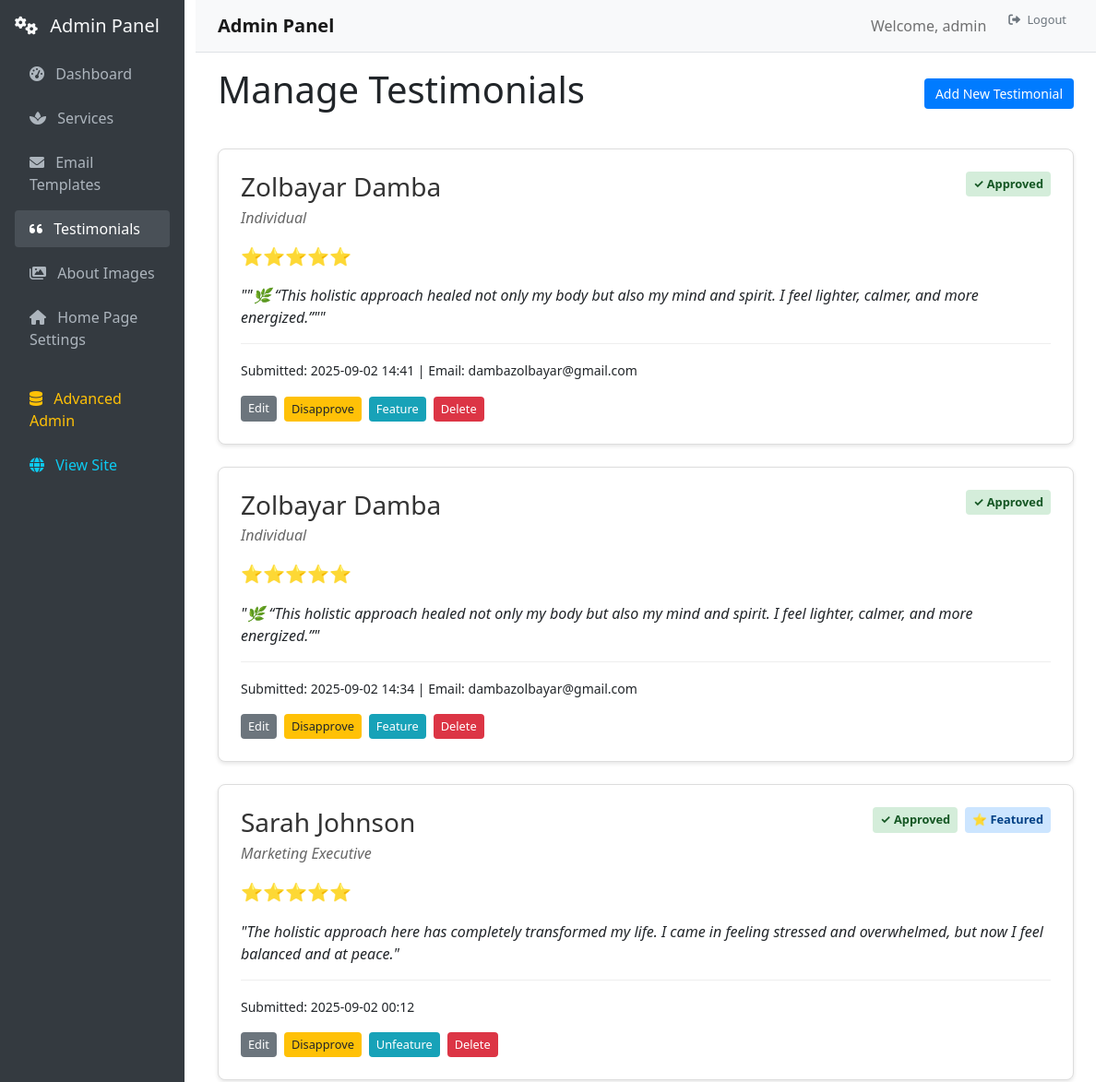
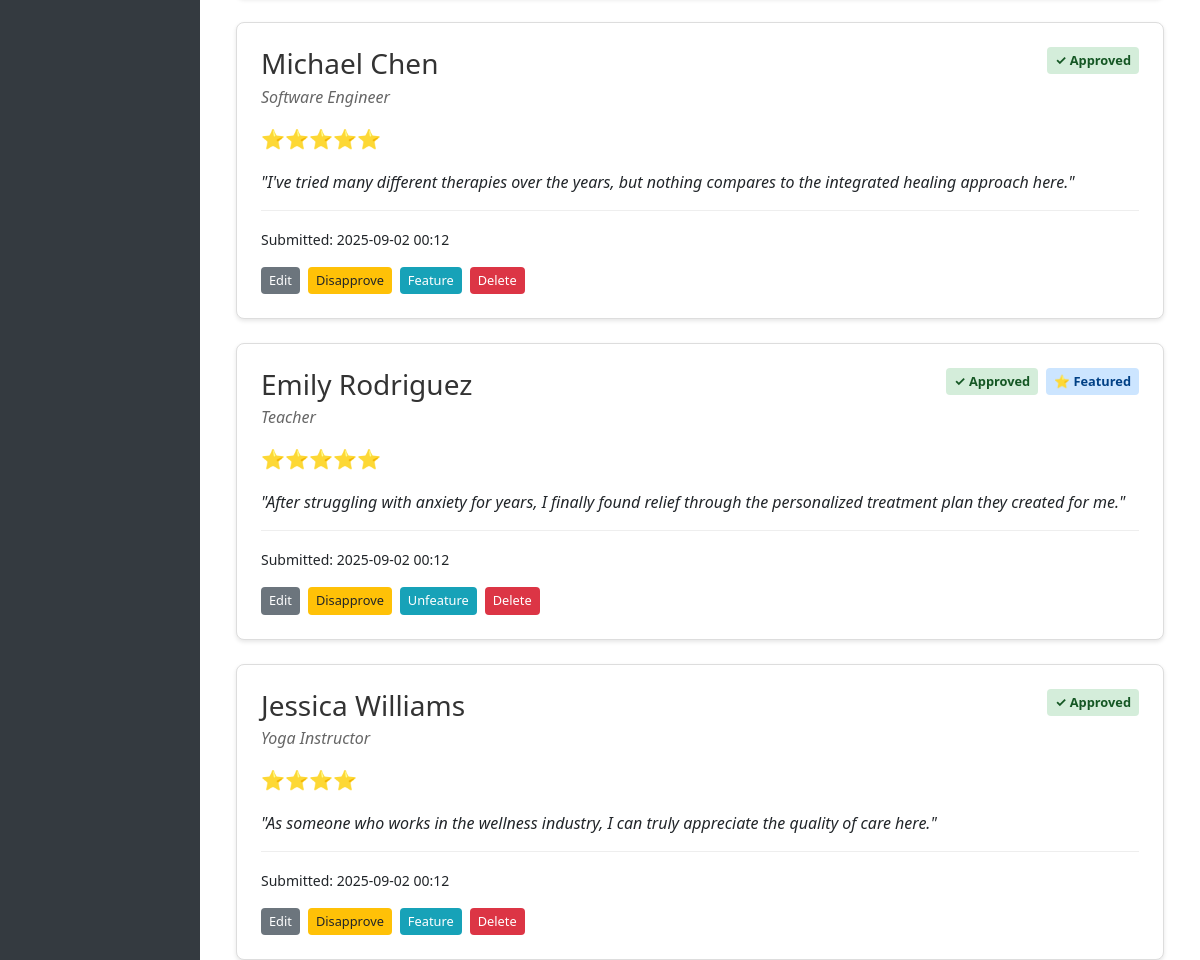
Before: /admin/testimonials (signed in) with the older database file (2 pictures, top to bottom).
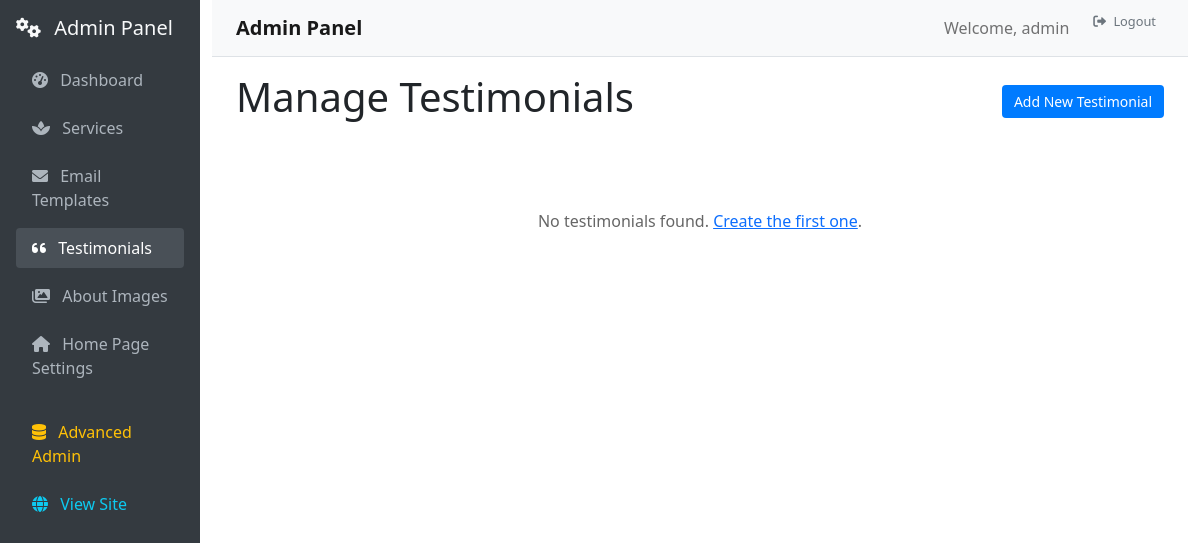
After: the same page with the newer database file.
### db/models.py (models this page shows, shortened)
class User(db.Model, UserMixin):
    __tablename__ = 'users'
    id = db.Column(db.Integer, primary_key=True, autoincrement=True)
    is_paid = db.Column(db.Boolean, default=False)
    username = db.Column(db.String(80), nullable=False, unique=True)
    email = db.Column(db.String(120), nullable=False, unique=True)
    password = db.Column(db.String(128), nullable=False)
    role_id = db.Column(db.Integer, db.ForeignKey('roles.id'), nullable=False)
    role = db.relationship('Role', backref=db.backref('users', lazy=True))
    created_at = db.Column(db.DateTime, default=db.func.now())
    updated_at = db.Column(db.DateTime, default=db.func.now(), onupdate=db.func.now())

class Testimonial(db.Model):
    __tablename__ = "testimonials"
    id = db.Column(db.Integer, primary_key=True)
    client_name = db.Column(db.String(100), nullable=False)
    client_title = db.Column(db.String(100), nullable=True)  # Job title or profession
    testimonial_text = db.Column(db.Text, nullable=False)
    rating = db.Column(db.Integer, nullable=False, default=5)  # 1-5 star rating
    is_approved = db.Column(db.Boolean, default=False, nullable=False)  # Admin approval
    is_featured = db.Column(db.Boolean, default=False, nullable=False)  # Show on homepage
    email = db.Column(db.String(120), nullable=True)  # Optional client email
    created_at = db.Column(db.DateTime, default=db.func.now())
    updated_at = db.Column(db.DateTime, default=db.func.now(), onupdate=db.func.now())
    approved_at = db.Column(db.DateTime, nullable=True)
    approved_by = db.Column(db.Integer, db.ForeignKey('users.id'), nullable=True)
    approver = db.relationship('User', backref=db.backref('approved_testimonials', lazy=True))
    def get_star_display(self):
        return "⭐" * self.rating

### routes/admin.py (the view)
@admin_bp.route('/testimonials')
@admin_required
def admin_testimonials():
    testimonials = Testimonial.query.order_by(Testimonial.created_at.desc()).all()
    return render_template('admin/testimonials.html', testimonials=testimonials)

### app_factory.py (called while the page is built)
def initialize_extensions(app):
    db.init_app(app)
    migrate = Migrate(app, db)
    babel = Babel(app)
    mail = Mail(app)
    app.mail = mail  # Make mail available globally for blueprints
    login_manager = LoginManager()
    login_manager.init_app(app)
    @login_manager.user_loader
    def load_user(user_id):
        return User.query.get(int(user_id))
    try:
        from flask_cors import CORS
        CORS(app, supports_credentials=True)
        print("✅ CORS enabled")
    except ImportError:
        print("⚠️ Flask-CORS not installed. Skipping...")
    from utils.admin_setup import setup_admin
    setup_admin(app)

### routes/admin.py (called while the page is built)
def admin_required(f):
    @wraps(f)
    @login_required
    def decorated_function(*args, **kwargs):
        if not current_user.is_authenticated or current_user.role.name != 'admin':
            flash('Admin access required.', 'error')
            return redirect(url_for('main.home'))
        return f(*args, **kwargs)
    return decorated_function

### templates/admin/testimonials.html (shortened to what this page needs)
{% extends "admin/base.html" %}
{% block content %}
<div class="admin-header">
    <h1>Manage Testimonials</h1>
    <a href="{{ url_for('admin_panel.create_testimonial') }}" class="btn btn-primary">Add New Testimonial</a>
</div>
<div class="testimonials-grid">
    {% for testimonial in testimonials %}
    <div class="testimonial-admin-card">
        <div class="testimonial-header">
            <div class="client-info">
                <h3>{{ testimonial.client_name }}</h3>
                {% if testimonial.client_title %}
                <p class="client-title">{{ testimonial.client_title }}</p>
                {% endif %}
            </div>
            <div class="testimonial-status">
                {% if testimonial.is_approved %}
                    <span class="status-badge approved">✓ Approved</span>
                {% else %}
                    <span class="status-badge pending">⏳ Pending</span>
                {% endif %}
                {% if testimonial.is_featured %}
                    <span class="status-badge featured">⭐ Featured</span>
                {% endif %}
            </div>
        </div>
        <div class="rating">
            {{ testimonial.get_star_display() }}
        </div>
        <div class="testimonial-text">
            <p>"{{ testimonial.testimonial_text }}"</p>
        </div>
        <div class="testimonial-meta">
            <small>
                Submitted: {{ testimonial.created_at.strftime('%Y-%m-%d %H:%M') }}
                {% if testimonial.email %}
                | Email: {{ testimonial.email }}
                {% endif %}
            </small>
        </div>
        <div class="testimonial-actions">
            <a href="{{ url_for('admin_panel.edit_testimonial', testimonial_id=testimonial.id) }}" class="btn btn-secondary btn-sm">Edit</a>
            {% if testimonial.is_approved %}
                <form method="POST" action="{{ url_for('admin_panel.disapprove_testimonial', testimonial_id=testimonial.id) }}" style="display: inline;">
                    <button type="submit" class="btn btn-warning btn-sm" onclick="return confirm('Disapprove this testimonial?')">Disapprove</button>
                </form>
            {% else %}
                <form method="POST" action="{{ url_for('admin_panel.approve_testimonial', testimonial_id=testimonial.id) }}" style="display: inline;">
                    <button type="submit" class="btn btn-success btn-sm">Approve</button>
                </form>
            {% endif %}
            <form method="POST" action="{{ url_for('admin_panel.toggle_feature_testimonial', testimonial_id=testimonial.id) }}" style="display: inline;">
                <button type="submit" class="btn btn-info btn-sm">
                    {% if testimonial.is_featured %}Unfeature{% else %}Feature{% endif %}
                </button>
            </form>
            <form method="POST" action="{{ url_for('admin_panel.delete_testimonial', testimonial_id=testimonial.id) }}" style="display: inline;">
                <button type="submit" class="btn btn-danger btn-sm" onclick="return confirm('Delete this testimonial permanently?')">Delete</button>
            </form>
        </div>
    </div>
    {% endfor %}
    {% if not testimonials %}
    <div class="no-testimonials">
        <p>No testimonials found. <a href="{{ url_for('admin_panel.create_testimonial') }}">Create the first one</a>.</p>
    </div>
    {% endif %}
</div>
{% endblock %}

### templates/admin/base.html (shortened to what this page needs)
<!DOCTYPE html>
<html lang="en">
<head>
    <link href="https://cdn.jsdelivr.net/npm/bootstrap@5.1.3/dist/css/bootstrap.min.css" rel="stylesheet">
    <link href="https://cdnjs.cloudflare.com/ajax/libs/font-awesome/6.0.0/css/all.min.css" rel="stylesheet">
</head>
<body>
    <div class="container-fluid">
        <div class="row">
            <nav class="col-md-3 col-lg-2 sidebar p-3">
                <div class="mb-3">
                    <h5 class="text-light">
                        <i class="fas fa-cogs me-2"></i>
                        Admin Panel
                    </h5>
                </div>
                <ul class="nav flex-column">
                    <li class="nav-item">
                        <a class="nav-link {% if request.endpoint == 'admin_panel.admin_panel' %}active{% endif %}"
                           href="{{ url_for('admin_panel.admin_panel') }}">
                            <i class="fas fa-tachometer-alt me-2"></i>
                            Dashboard
                        </a>
                    </li>
                    <li class="nav-item">
                        <a class="nav-link {% if request.endpoint == 'admin_panel.admin_services' %}active{% endif %}"
                           href="{{ url_for('admin_panel.admin_services') }}">
                            <i class="fas fa-spa me-2"></i>
                            Services
                        </a>
                    </li>
                    <li class="nav-item">
                        <a class="nav-link {% if request.endpoint == 'admin_panel.admin_emails' %}active{% endif %}"
                           href="{{ url_for('admin_panel.admin_emails') }}">
                            <i class="fas fa-envelope me-2"></i>
                            Email Templates
                        </a>
                    </li>
                    <li class="nav-item">
                        <a class="nav-link {% if request.endpoint == 'admin_panel.admin_testimonials' %}active{% endif %}"
                           href="{{ url_for('admin_panel.admin_testimonials') }}">
                            <i class="fas fa-quote-left me-2"></i>
                            Testimonials
                        </a>
                    </li>
                    <li class="nav-item">
                        <a class="nav-link {% if request.endpoint in ['admin_panel.admin_about_images', 'admin_panel.edit_about_image', 'admin_panel.create_about_image'] %}active{% endif %}"
                           href="{{ url_for('admin_panel.admin_about_images') }}">
                            <i class="fas fa-images me-2"></i>
                            About Images
                        </a>
                    </li>
                    <li class="nav-item">
                        <a class="nav-link {% if request.endpoint == 'admin_panel.admin_settings' %}active{% endif %}"
                           href="{{ url_for('admin_panel.admin_settings') }}">
                            <i class="fas fa-home me-2"></i>
                            Home Page Settings
                        </a>
                    </li>
                    <li class="nav-item mt-3">
                        <a class="nav-link text-warning" href="/admin/">
                            <i class="fas fa-database me-2"></i>
                            Advanced Admin
                        </a>
                    </li>
                    <li class="nav-item">
                        <a class="nav-link text-info" href="{{ url_for('main.home') }}">
                            <i class="fas fa-globe me-2"></i>
                            View Site
                        </a>
                    </li>
                </ul>
            </nav>
            <main class="col-md-9 col-lg-10 main-content">
                <nav class="navbar navbar-expand-lg navbar-light bg-light border-bottom">
                    <div class="container-fluid">
                        <span class="navbar-brand mb-0 h1">
                            {% block page_title %}Admin Panel{% endblock %}
                        </span>
                        <div class="navbar-nav ms-auto">
                            <span class="navbar-text me-3">
                                Welcome, {{ current_user.username }}
                            </span>
                            <a class="btn btn-outline-secondary btn-sm" href="/api/logout" onclick="handleLogout(event)">
                                <i class="fas fa-sign-out-alt me-1"></i>
                                Logout
                            </a>
                        </div>
                    </div>
                </nav>
                <div class="container-fluid mt-3">
                    {% block content %}{% endblock %}
                </div>
            </main>
        </div>
    </div>
</body>
</html>

### templates/admin/base.html (style rules this page uses)
.sidebar { min-height: 100vh; background: #343a40; }
.sidebar .nav-link { color: #adb5bd; border-radius: 0.25rem; margin: 0.25rem 0; }
.sidebar .nav-link:hover, .sidebar .nav-link.active { color: #fff; background-color: #495057; }
.main-content { min-height: 100vh; }
.navbar-brand { font-weight: bold; }

### templates/admin/testimonials.html (style rules this page uses)
.admin-header { display: flex; justify-content: space-between; align-items: center; margin-bottom: 2rem; }
.testimonials-grid { display: grid; gap: 1.5rem; }
.btn { padding: 0.375rem 0.75rem; border: none; border-radius: 4px; cursor: pointer; text-decoration: none; font-size: 0.875rem; }
.btn-primary { background: #007bff; color: white; }
.btn-sm { padding: 0.25rem 0.5rem; font-size: 0.8rem; }
.no-testimonials { text-align: center; padding: 3rem; color: #666; }

Changed rows visible on the page:
removed Testimonial: client_name "Zolbayar Damba", client_title "Individual", is_approved "✓ Approved", star "⭐⭐⭐⭐⭐", testimonial_text "\"🌿 “This holistic approach healed not only my body but also my mind and spirit. I feel lighter, calmer, and more energized.”\"", created_at "2025-09-02 14:41", email "dambazolbayar@gmail.com", is_featured "Feature"
removed Testimonial: client_name "Zolbayar Damba", client_title "Individual", is_approved "✓ Approved", star "⭐⭐⭐⭐⭐", testimonial_text "🌿 “This holistic approach healed not only my body but also my mind and spirit. I feel lighter, calmer, and more energized.”", created_at "2025-09-02 14:34", email "dambazolbayar@gmail.com", is_featured "Feature"
removed Testimonial: client_name "Sarah Johnson", client_title "Marketing Executive", is_approved "✓ Approved", is_featured "⭐ Featured", star "⭐⭐⭐⭐⭐", testimonial_text "The holistic approach here has completely transformed my life. I came in feeling stressed and overwhelmed, but now I feel balanced and at peace.", created_at "2025-09-02 00:12"
removed Testimonial: client_name "Michael Chen", client_title "Software Engineer", is_approved "✓ Approved", star "⭐⭐⭐⭐⭐", testimonial_text "I've tried many different therapies over the years, but nothing compares to the integrated healing approach here.", created_at "2025-09-02 00:12", is_featured "Feature"
removed Testimonial: client_name "Emily Rodriguez", client_title "Teacher", is_approved "✓ Approved", is_featured "⭐ Featured", star "⭐⭐⭐⭐⭐", testimonial_text "After struggling with anxiety for years, I finally found relief through the personalized treatment plan they created for me.", created_at "2025-09-02 00:12"
removed Testimonial: client_name "Jessica Williams", client_title "Yoga Instructor", is_approved "✓ Approved", star "⭐⭐⭐⭐", testimonial_text "As someone who works in the wellness industry, I can truly appreciate the quality of care here.", created_at "2025-09-02 00:12", is_featured "Feature"
Other visible differences:
text now shown: "No testimonials found. Create the first one ."
